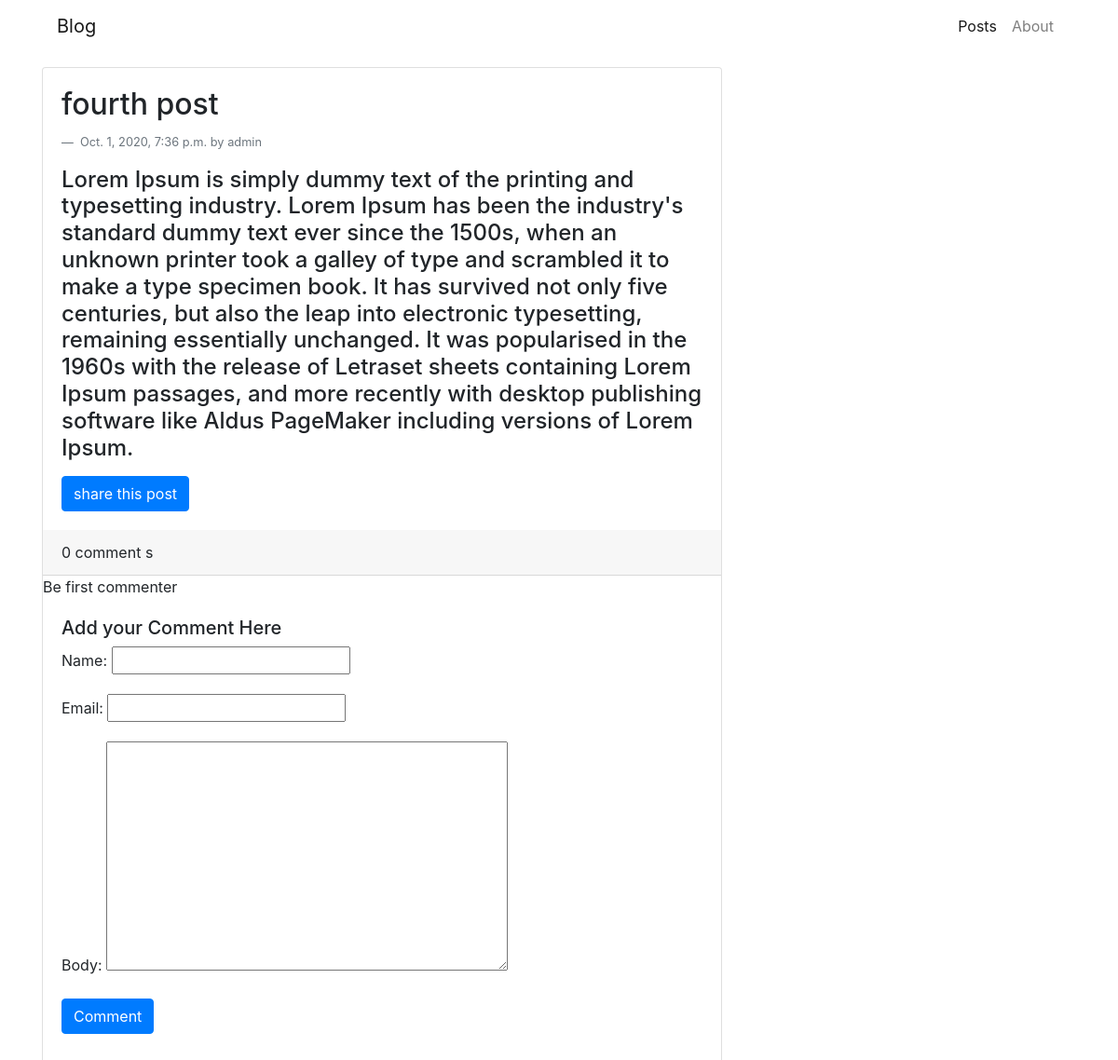
The page /posts/2020/10/1/fourth-post/ on the database as committed earlier.
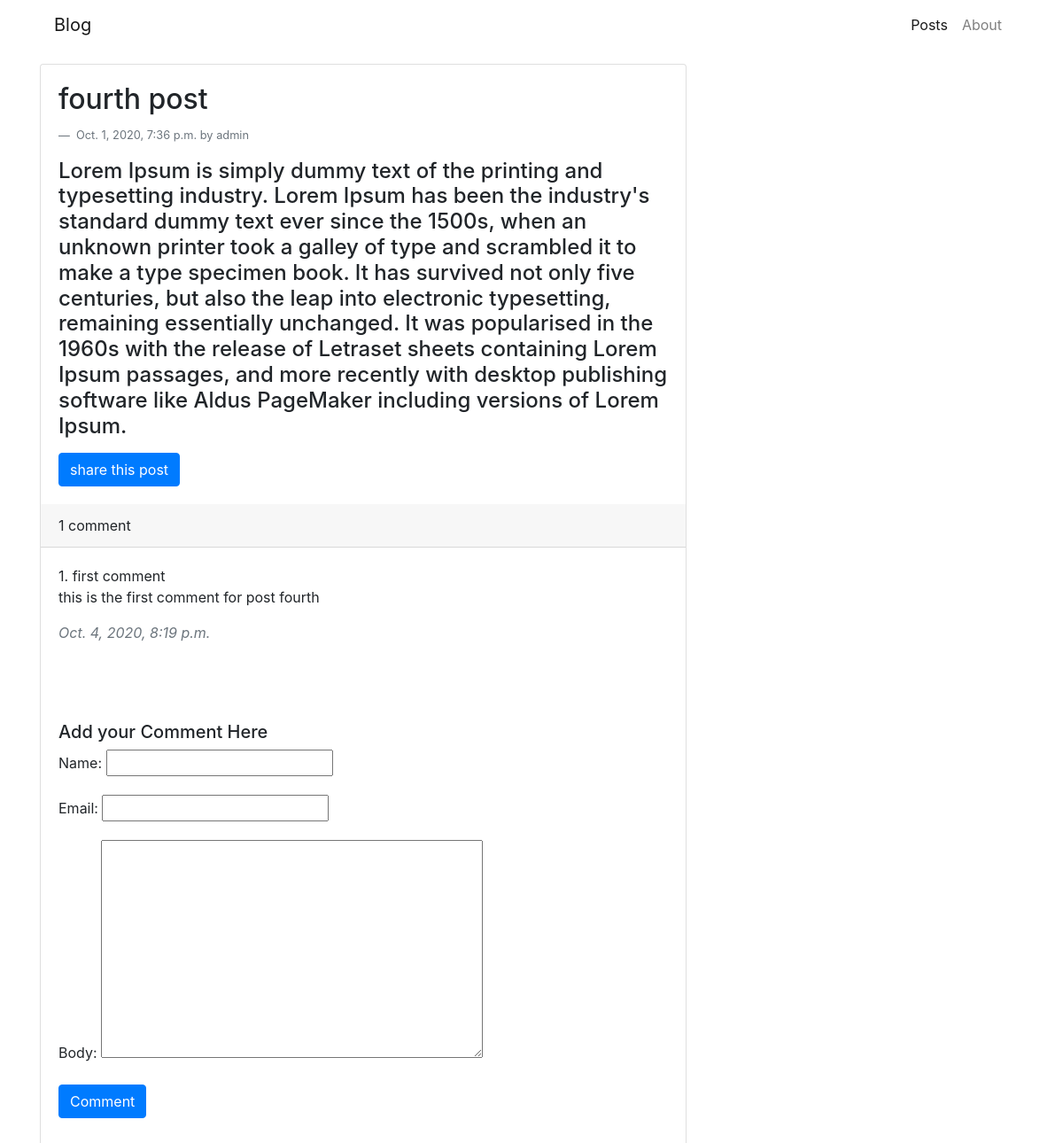
The same page on the database as committed later.
### Blog/models.py (models this page shows)
class Comment(models.Model):
    post = models.ForeignKey(Post,on_delete=models.CASCADE,related_name='comments')
    name = models.CharField(max_length=80)
    email = models.EmailField()
    body = models.TextField()
    created = models.DateTimeField(auto_now_add=True)
    updated = models.DateTimeField(auto_now=True)
    active = models.BooleanField(default=True)
    class Meta:
        ordering =('created',)
    def __str__(self):
        return 'Comment by {} on {}'.format(self.name,self.post)

### Blog/views.py (the view)
# urls.py: path('posts/<int:year>/<int:month>/<int:day>/<slug:post>/',post_detail,name='post_details'),
def post_detail(request,year,month,day,post):
    post = get_object_or_404(
                    Post,
                slug=post,
                status='published',
                publish__year=year,
                publish__month=month,
                publish__day=day     )
    if request.method == "POST":
        C_Form = CommentForm(request.POST)
        if C_Form.is_valid:
            form_ins=C_Form.save(commit=False)
            form_ins.post=post
            form_ins.save()
    commForm = CommentForm()
    comments = Comment.objects.filter(post=post,active=True)
    print(comments)
    context={
        'title':post.title,
        'post':post,
        'commentForm':commForm,
        'comments':comments,
    }
    return render(request,'Blog/post/details.html',context)

### Blog/forms.py
class CommentForm(forms.ModelForm):
    class Meta:
        model = Comment
        fields = ('name','email','body')

### Blog/models.py (called while the page is built)
    def __str__(self):
        return self.title

### Blog/templates/Blog/post/details.html
{% extends 'Blog/base.html' %} {% block content %}
<div class="card mt-3">
    <div class="card-body">
        <h2 class="card-title">{{post.title}}</h2>
        <div class="blockquote-footer">
            {{post.publish}} by {{post.author}}
        </div>
        <p class="card-text">
            <h4>{{post.body|linebreaks}}</h4>
        </p>
        <a href="{% url 'Blog:post_share' post.id %}" class="btn btn-primary">share this post</a>
    </div>
    <div class="card-header">
        {% with comments.count as total_comments%} {{total_comments}} comment {{total_comments |pluralize}} {% endwith %}
    </div>
    {% for comm in comments %}
    <div class="card-body">
        <span class="card-title">
            {{forloop.counter}}. {{comm.name}}
            <p> {{comm.body}} </p>
        </span>
        <cite class='text-muted'>{{comm.created}}</cite>
    </div>
    <br> {% empty %} Be first commenter {% endfor %}
    <br>
    <div class="card-body mb-3">
        <h5>Add your Comment Here </h5>
        <div class="form-group">
            <form action="" method="post">
                {% csrf_token %} {{ commentForm.as_p }}
                <button class="btn btn-primary" type="submit">Comment</button>
            </form>
        </div>
    </div>
</div>
{% endblock %}

Rows that differ between the two databases and show on the page:
added Comment: name "first comment", body "this is the first comment for post fourth", created "Oct. 4, 2020, 8:19 p.m."
Other text that changed with them:
{{ total_comments }}: "0" → "1"
text no longer shown: "Be first commenter"
